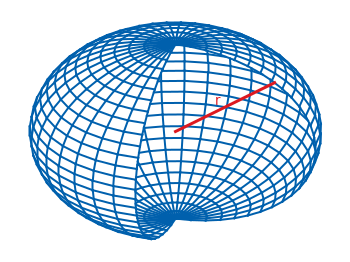

gnuplot code for this plot:
#!/usr/bin/gnuplot

# Bhishan Poudel
# Jan 18, 2016
# ref: http://www.gnuplotting.org/understand-parametric-plotting/

# command to run: clear; gnuplot 3dplot1.gp; xdg-open sphere.png

# Plotting a sphere with Gnuplots parametric mode

reset
# wxt
#set terminal wxt size 350,262 enhanced font 'Verdana,10' persist
# png
set terminal pngcairo size 350,262 enhanced font 'Verdana,10'
set output '3dplot1.png'
# svg
#set terminal svg size 350,262 fname 'Verdana, Helvetica, Arial, sans-serif' \
#fsize '10'
#set output 'sphere.svg'
# Style definitions
set border lw 1.5
set linetype 1   lc rgb '#0060ad' lt 1 lw 2     # --- blue
set linetype 2   lc rgb '#0060ad' lt 1 lw 2     # --- blue
set style line 2 lc rgb '#dd181f' lt 1 lw 3     # --- red
unset key; unset tics; unset border
set lmargin screen 0
set rmargin screen 1
set tmargin screen 1
set bmargin screen 0
set size ratio -1
set view 53,16
set parametric
set isosamples 30
set hidden3d

# Radius
r = 1.0
h = r / sqrt(2.)
set arrow from 0,0,0 to h,0,h front nohead ls 2
set label 'r' at 0.28,0,0.42 textcolor ls 2
set xrange [-1.2:1.2]
set yrange [-1.2:1.2]
set zrange [-1.2:1.2]
set urange [0:3.0/2*pi]
set vrange [-pi/2:pi/2]
# Parametric functions for the sphere
fx(v,u) = r*cos(v)*cos(u)
fy(v,u) = r*cos(v)*sin(u)
fz(v)   = r*sin(v)
splot fx(v,u),fy(v,u),fz(v)
